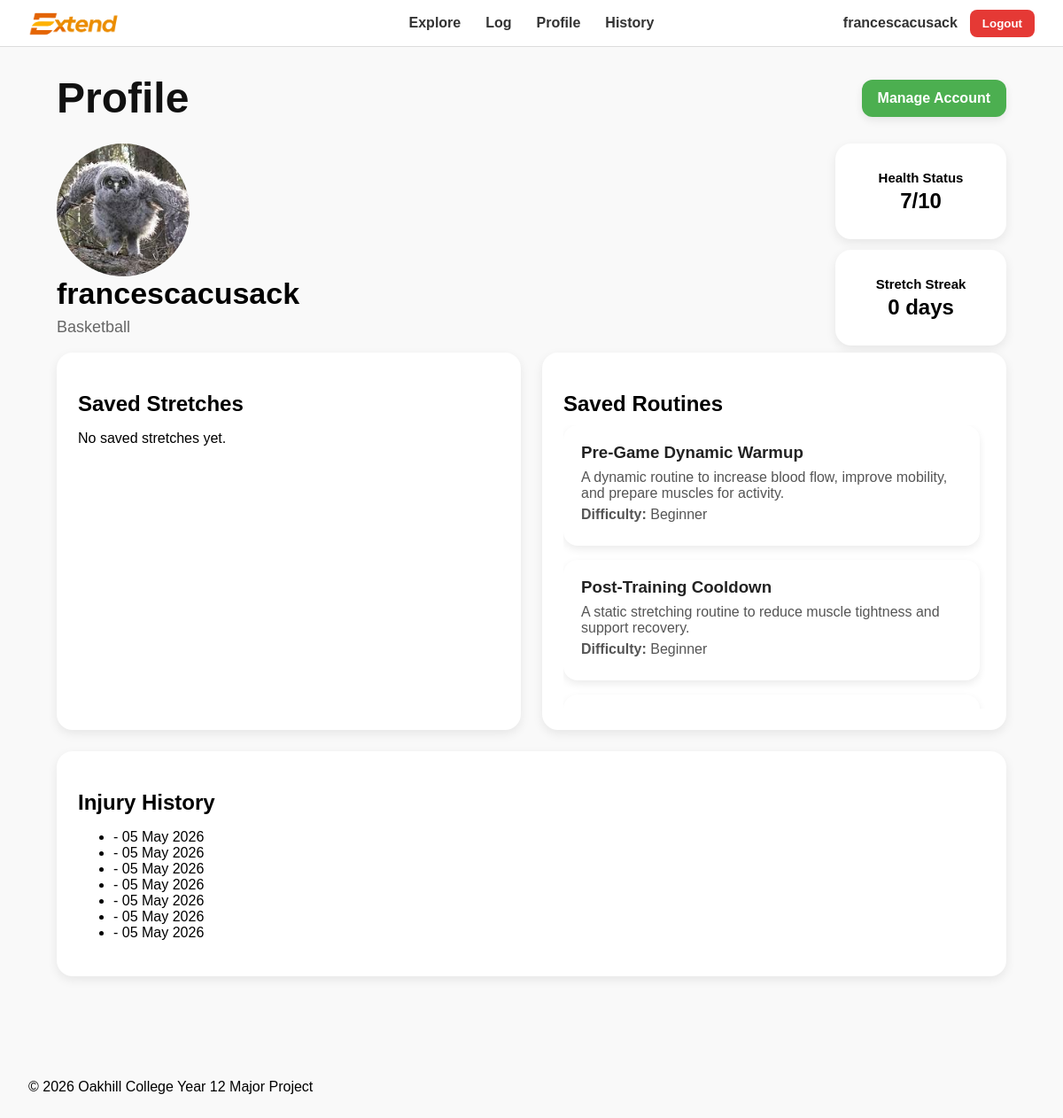
The app's page /my_app/profile/ (signed in) with its own data.
### users/models.py (models this page shows, shortened)
class Profile(models.Model):
    user = models.OneToOneField(User, on_delete=models.CASCADE)
    nickname = models.CharField(max_length=100, blank=True)
    sport = models.CharField(max_length=100, blank=True)
    profile_picture = models.ImageField(
        upload_to="profile_pictures/",
        blank=True,
        null=True
    )

### my_app/models.py (models this page shows, shortened)
class Routine(models.Model):
    title = models.CharField(max_length=100)
    description = models.TextField()
    difficulty = models.CharField(max_length=50, blank=True)
    cover_image_url = models.URLField(blank=True)
    created_at = models.DateTimeField(auto_now_add=True)
    labels = models.ManyToManyField("RoutineLabel", blank=True)
    stretches = models.ManyToManyField("Stretch", through="RoutineStretch")
    saved_by = models.ManyToManyField(
        User,
        related_name="saved_routines",
        blank=True
    )

class Injury(models.Model):
    user = models.ForeignKey(User, on_delete=models.CASCADE, related_name="injuries")
    location = models.ForeignKey(BodyArea, on_delete=models.CASCADE)
    pain_type = models.ForeignKey(PainType, on_delete=models.CASCADE)
    severity = models.IntegerField()
    date_occurred = models.DateField()
    notes = models.TextField(blank=True)
    created_at = models.DateTimeField(auto_now_add=True)

### my_app/views.py (the view)
# urls.py: path("profile/", views.profile, name="profile"),
@login_required
def profile(request):
    injuries = Injury.objects.filter(user=request.user).order_by("-created_at")
    saved_routines = Routine.objects.filter(
        savedroutine__user=request.user
    )
    return render(request, "my_app/profile.html", {
        "injuries": injuries,
        "health_status": 7,
        "stretch_streak": 0,
        "saved_stretches": [],
        "saved_routines": saved_routines,
    })

### my_app/templates/my_app/profile.html (shortened to what this page needs)
{% extends "my_app/base.html" %}
{% block content %}
<div class="page-container">
    <div class="profile-header">
        <h1>Profile</h1>
        <a href="{% url 'my_app:settings' %}"
        class="manage-account-btn">
            Manage Account
        </a>
    </div>
    <div class="profile-top-section">
        <div class="profile-user-section">
            <div class="profile-photo">
                {% if request.user.profile.profile_picture %}
                    <img src="{{ request.user.profile.profile_picture.url }}" alt="Profile Photo">
                {% else %}
                    <span class="profile-placeholder">Default Profile Picture</span>
                {% endif %}
            </div>
            <div class="profile-user-info">
                <h2>{{ request.user.profile.nickname }}</h2>
                <p class="profile-sport">{{ request.user.profile.sport }}</p>
            </div>
        </div>
        <div class="profile-stats-column">
            <section class="profile-card profile-stat-card">
                <h2>Health Status</h2>
                <p class="profile-number">{{ health_status }}/10</p>
            </section>
            <section class="profile-card profile-stat-card">
                <h2>Stretch Streak</h2>
                <p class="profile-number">{{ stretch_streak }} days</p>
            </section>
        </div>
    </div>
    <div class="profile-grid">
        <section class="profile-card profile-wide-card">
            <h2>Saved Stretches</h2>
            {% if saved_stretches %}
                <ul>
                    {% for stretch in saved_stretches %}
                        <li>{{ stretch.name }}</li>
                    {% endfor %}
                </ul>
            {% else %}
                <p>No saved stretches yet.</p>
            {% endif %}
        </section>
        <section class="profile-card profile-wide-card">
            <h2>Saved Routines</h2>
            <div class="saved-routines-container">
                {% if saved_routines %}
                    {% for routine in saved_routines %}
                        <a href="{% url 'my_app:routine_detail' routine.id %}"
                        class="saved-routine-card-link">
                            <div class="saved-routine-card">
                                <h3>{{ routine.title }}</h3>
                                <p>
                                    {{ routine.description|truncatewords:25 }}
                                </p>
                                <p>
                                    <strong>Difficulty:</strong>
                                    {{ routine.difficulty }}
                                </p>
                            </div>
                        </a>
                    {% endfor %}
                {% else %}
                    <p>No saved routines yet.</p>
                {% endif %}
            </div>
        </section>
        <section class="profile-card injury-history-card">
            <h2>Injury History</h2>
            {% if injuries %}
                <ul>
                    {% for injury in injuries %}
                        <li>{{ injury.injury_type }} - {{ injury.created_at|date:"d M Y" }}</li>
                    {% endfor %}
                </ul>
            {% else %}
                <p>No injuries recorded yet.</p>
            {% endif %}
        </section>
    </div>
</div>
{% endblock %}

### my_app/templates/my_app/base.html (shortened to what this page needs)
{% load static %}
<!DOCTYPE html>
<html lang="en">
<head>
    <link rel="stylesheet" href="{% static 'my_app/styles.css' %}">
</head>
<body>
<header>
    {% if request.user.is_authenticated %}
  <div class="navbar">
    <div class="nav-left">
        <a href="{% url 'my_app:dashboard' %}" class="logo-link">
            <img src="{% static 'my_app/logo.png' %}"
                 alt="Xtend Logo"
                 class="navbar-logo">
        </a>
    </div>
    <div class="nav-center">
        <a href="{% url 'my_app:explore' %}">Explore</a>
        <a href="{% url 'my_app:injury_form' %}">Log</a>
        <a href="{% url 'my_app:profile' %}">Profile</a>
        <a href="{% url 'my_app:injury_history' %}">History</a>
    </div>
    <div class="user-info">
        <span>{{ request.user.username }}</span>
        <form action="{% url 'users:logout' %}" method="post">
            <button type="submit">Logout</button>
        </form>
    </div>
</div>
    {% endif %}
</header>
<div class="page-container">
    <main>
        {% block content %}
        {% endblock %}
    </main>
</div>
<footer>
    <p>&copy; 2026 Oakhill College Year 12 Major Project</p>
</footer>
</body>
</html>

### my_app/static/my_app/styles.css (style rules this page uses)
body { font-family: Arial, sans-serif; margin: 0; background: #f9f9f9; }
h1, h2, h3 { margin-bottom: 10px; }
a { text-decoration: none; }
footer { padding: 20px 32px; }
.navbar { display: grid; grid-template-columns: 1fr auto 1fr; align-items: center; height: 52px; padding: 0 32px; background: white; border-bottom: 1px solid #ddd; }
.nav-left { display: flex; align-items: center; height: 100%; }
.logo-link { display: flex; align-items: center; height: 100%; }
.navbar-logo { height: 52px; width: auto; object-fit: contain; display: block; }
.nav-center { grid-column: 2; display: flex; gap: 28px; align-items: center; justify-content: center; }
.nav-center a { text-decoration: none; color: #333; font-weight: 600; transition: 0.2s; }
.user-info { grid-column: 3; display: flex; justify-content: flex-end; align-items: center; gap: 14px; }
.user-info span { font-weight: 600; color: #333; }
.user-info button { background: #e53935; color: white; border: none; padding: 8px 14px; border-radius: 8px; cursor: pointer; font-weight: 600; }
.page-container { max-width: 1400px; margin: 0 auto; padding: 0 32px 40px; }
.profile-top-section { display: grid; grid-template-columns: 1fr auto; gap: 24px; align-items: start; }
.profile-stats-column { display: flex; flex-direction: column; gap: 12px; justify-self: end; align-self: start; }
.profile-user-section { grid-column: 1; }
.profile-number { font-size: 22px; font-weight: bold; margin: 0; }
.profile-photo { width: 150px; height: 150px; border-radius: 50%; overflow: hidden; background: #e5e5e5; flex-shrink: 0; }
.profile-photo img { width: 100%; height: 100%; object-fit: cover; }
.profile-user-info h2 { margin: 0; font-size: 34px; }
.profile-sport { margin-top: 8px; color: #666; font-size: 18px; }
.profile-stat-card { width: 145px; min-height: 60px; padding: 10px 14px; display: flex; flex-direction: column; justify-content: center; align-items: center; text-align: center; }
.profile-stat-card h2 { font-size: 15px; margin: 0 0 4px; }
.profile-number { font-size: 24px; font-weight: bold; margin: 0; }
.profile-grid { display: grid; grid-template-columns: 1fr 1fr; gap: 24px; }
.profile-card { background: white; border-radius: 18px; padding: 24px; box-shadow: 0 4px 12px rgba(0,0,0,0.08); }
.profile-wide-card { grid-column: auto; }
.injury-history-card { grid-column: 1 / -1; }
button { cursor: pointer; }
.saved-routine-card-link { text-decoration: none; color: inherit; display: block; }
.saved-routine-card { background: white; border-radius: 16px; padding: 20px; margin-bottom: 16px; box-shadow: 0 4px 10px rgba(0,0,0,0.08); transition: 0.15s; cursor: pointer; color: #222; }
.saved-routine-card h3 { margin-top: 0; margin-bottom: 8px; color: #222; }
.saved-routine-card p { margin: 6px 0; color: #555; }
.saved-routines-container { max-height: 320px; overflow-y: auto; padding-right: 6px; }
.profile-header { display: flex; justify-content: space-between; align-items: center; margin-top: 30px; margin-bottom: 24px; }
.profile-header h1 { font-size: 48px; margin: 0; color: #111; }
.manage-account-btn { background: #4CAF50; color: white; text-decoration: none; font-weight: bold; padding: 12px 18px; border-radius: 12px; transition: 0.2s; box-shadow: 0 4px 10px rgba(0,0,0,0.08); }

### records on screen
Routine: title "Pre-Game Dynamic Warmup", description "A dynamic routine to increase blood flow, improve mobility, and prepare muscles for activity.", difficulty "Beginner"
Routine: title "Post-Training Cooldown", description "A static stretching routine to reduce muscle tightness and support recovery.", difficulty "Beginner"
Injury: created_at "05 May 2026"
Injury: created_at "05 May 2026"
Injury: created_at "05 May 2026"
Injury: created_at "05 May 2026"
Injury: created_at "05 May 2026"
Injury: created_at "05 May 2026"
Injury: created_at "05 May 2026"

### other values on screen
{{ request.user.username }} "francescacusack"
{{ request.user.profile.nickname }} "francescacusack"
{{ request.user.profile.sport }} "Basketball"
{{ health_status }} "7"
{{ stretch_streak }} "0"
